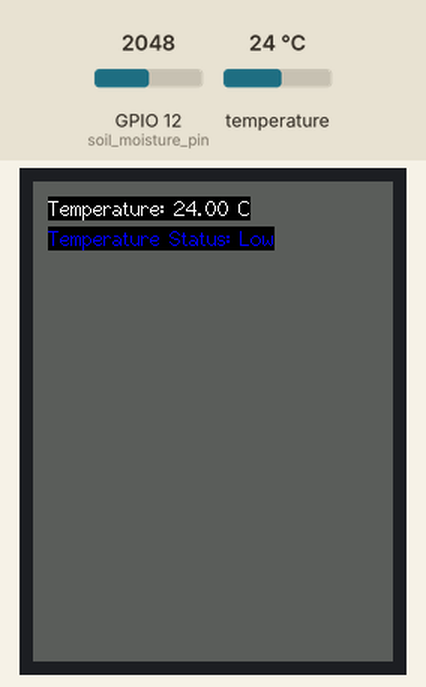
This sketch was run on a simulated ESP32-C3. Shown: 240×320 colour display. The inputs (shaded band) are chosen by the test bench; at power-on: temperature 24 °C, GPIO 12 (soil_moisture_pin) = 2048.

Above: at 1.6 s.
1.7 s: temperature set to 33 °C
At 6.4 s:
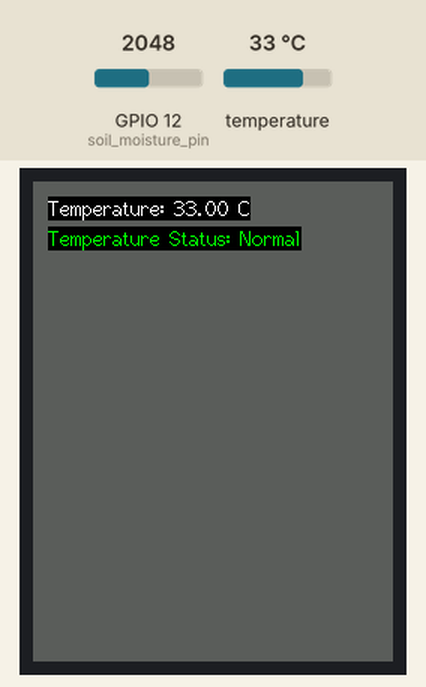
13.4 s: GPIO 12 (soil_moisture_pin) set to 2126
At 19.0 s:
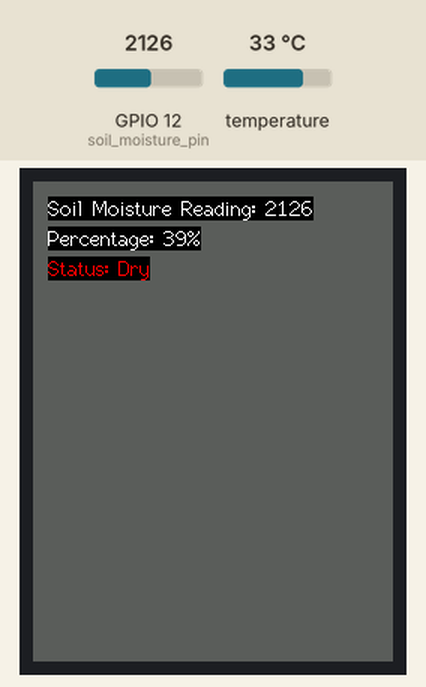
24.3 s: temperature set to 32.4 °C
At 26.9 s:
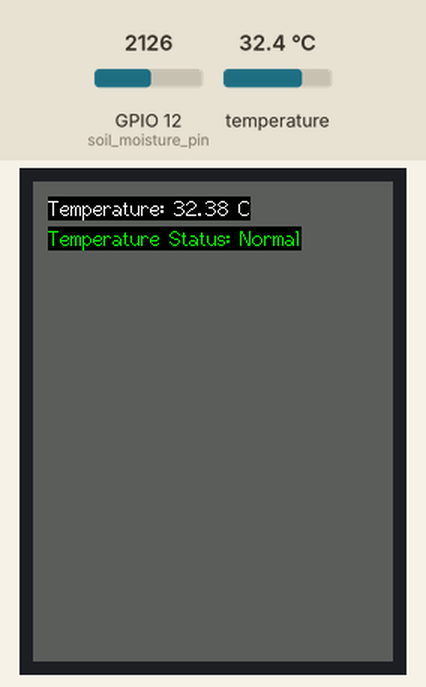
30.4 s: temperature set to 31.3 °C
At 32.0 s:
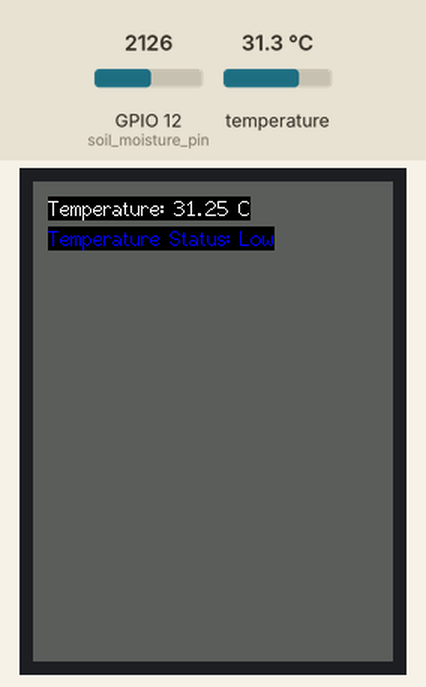
42.0 s: GPIO 12 (soil_moisture_pin) set to 2945
At 43.3 s:
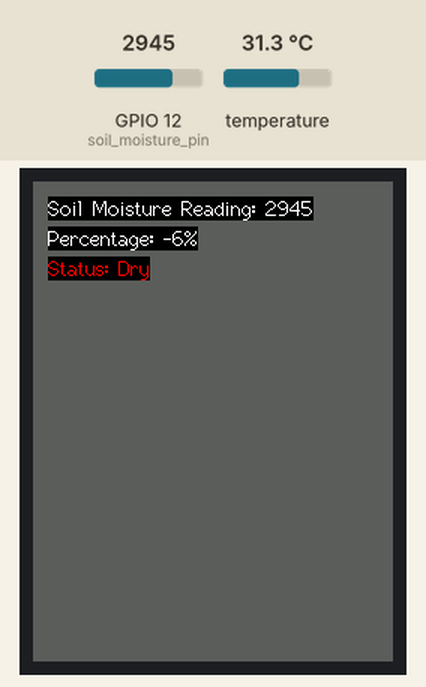
48.1 s: GPIO 12 (soil_moisture_pin) set to 3072
At 53.4 s:
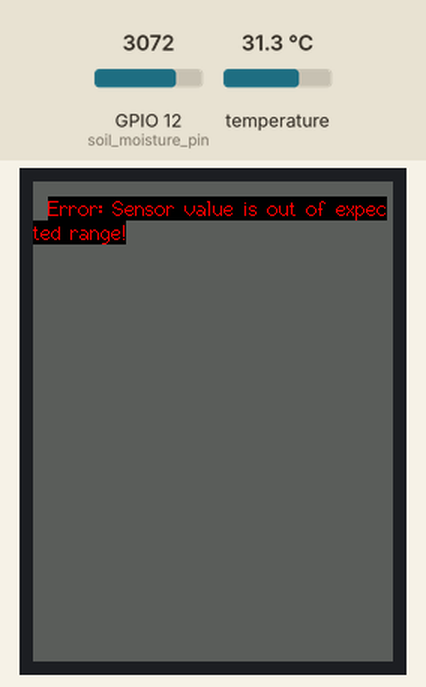
Timing chart, 0 to 54.9 s (numbered marks = the images above; inputs shaded):
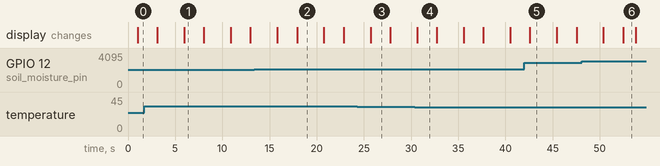

Measured:
- the behaviour switches between 2092 and 2093 on GPIO 12 (soil_moisture_pin) (found by bisection; images 1 and 2)
- the behaviour switches between 32.1 and 32 °C on temperature (found by bisection; images 3 and 4)
- the behaviour switches between 3000 and 3001 on GPIO 12 (soil_moisture_pin) (found by bisection; images 5 and 6)
- after the input at 1.7 s, the display: first differs from a run without the input after 4.3 s (image 1)
- after the input at 13.4 s, the display: first differs from a run without the input after 4.5 s (image 2)
- after the input at 24.3 s, the display: changes after 1.4 s (image 3)
- after the input at 30.4 s, the display: changes after 0.24 s (image 4)
- after the input at 42.0 s, the display: changes after 0.60 s (image 5)
- after the input at 48.1 s, the display: first differs from a run without the input after 4.4 s (image 6)

The sketch:

Display.ino
```cpp
#include <Arduino.h>
#include <OneWire.h>
#include <DallasTemperature.h>
#include <TFT_eSPI.h>
#include <SPI.h>

// Constants for TFT display color
#define TFT_GREY 0x5AEB

// Pin definitions
#define temperature_sensor_pin 14
#define soil_moisture_pin 12

// OneWire and DallasTemperature setup for temperature sensor
OneWire oneWire(temperature_sensor_pin);
DallasTemperature sensors(&oneWire);

// TFT_eSPI setup for TFT display
TFT_eSPI tft = TFT_eSPI();

// Constants for sensor thresholds and status display
const int dry = 2830;
const int wet = 1030;
const int moistureMin = 300;
const int moistureMax = 3000;
const int temperatureCMin = 32;
const int temperatureCMax = 70;
const int dryThreshold = 40;
const int lowThreshold = 29;

// Setup function
void setup() {
  Serial.begin(9600);
  tft.init();
  tft.setRotation(2);
  sensors.begin();  // Initialize the Dallas Temperature library
}

// Main loop function
void loop() {
  // Temperature Reading
  sensors.requestTemperatures();
  float temperatureC = sensors.getTempCByIndex(0);

  // Display temperature data or error message
  if (temperatureC != DEVICE_DISCONNECTED_C) {
    displayTemperatureData(temperatureC);
  } else {
    displayError("Error reading temperature!");
  }

  delay(2000);  // Add a delay between temperature and moisture readings

  // Soil Moisture Reading
  int sensorValue = analogRead(soil_moisture_pin);

  // Display soil moisture data or error message
  if (sensorValue < moistureMin || sensorValue > moistureMax) {
    displayError("Error: Sensor value is out of expected range!");
    delay(500); // Add a delay before the next reading
    return;     // Skip the rest of the loop
  }

  int percentage = map(sensorValue, dry, wet, 0, 100);

  // Display soil moisture data and status
  displayMoistureData(sensorValue, percentage, temperatureC);

  delay(2000);  // Adjust the delay based on your application
}

// Display temperature data on TFT
void displayTemperatureData(float temperature)
{
  tft.fillScreen(TFT_GREY);
  tft.setCursor(10, 10, 2);
  tft.setTextColor(TFT_WHITE, TFT_BLACK);
  tft.setTextSize(1);

  // Display temperature data
  tft.print("Temperature: ");
  tft.print(temperature);
  tft.println(" °C");

    // Display temperature status
  tft.setCursor(10, 30, 2);
  if (temperature <= temperatureCMin) {
    tft.setTextColor(TFT_BLUE, TFT_BLACK);
    tft.print("Temperature Status: Low");
  } else if (temperature >= temperatureCMax) {
    tft.setTextColor(TFT_RED, TFT_BLACK);
    tft.print("Temperature Status: High");
  } else {
    tft.setTextColor(TFT_GREEN, TFT_BLACK);
    tft.print("Temperature Status: Normal");
  }

  tft.println();
}

// Display soil moisture data, percentage, and status on TFT
void displayMoistureData(int sensorValue, int percentage, float temperature)
{
  tft.fillScreen(TFT_GREY);
  tft.setCursor(10, 10, 2);
  tft.setTextColor(TFT_WHITE, TFT_BLACK);
  tft.setTextSize(1);

  // Display soil moisture data
  tft.print("Soil Moisture Reading: ");
  tft.print(sensorValue);
  tft.println();

 tft.setCursor(10, 30, 2);
  // Display soil moisture percentage
  tft.print("Percentage: ");
  tft.print(percentage);
  tft.println("%");

  tft.setCursor(10, 50, 2);

  // Display soil moisture status
  if (percentage <= dryThreshold) {
    tft.setTextColor(TFT_RED, TFT_BLACK);
    tft.print("Status: Dry");
  } else {
    tft.setTextColor(TFT_GREEN, TFT_BLACK);
    tft.print("Status: Wet");
  }

  tft.println();


}

// Display error message on TFT
void displayError(const char *errorMessage) {
  tft.fillScreen(TFT_GREY);
  tft.setCursor(10, 10, 2);
  tft.setTextColor(TFT_RED, TFT_BLACK);
  tft.setTextSize(1);

  // Display error message
  tft.println(errorMessage);
}
```
